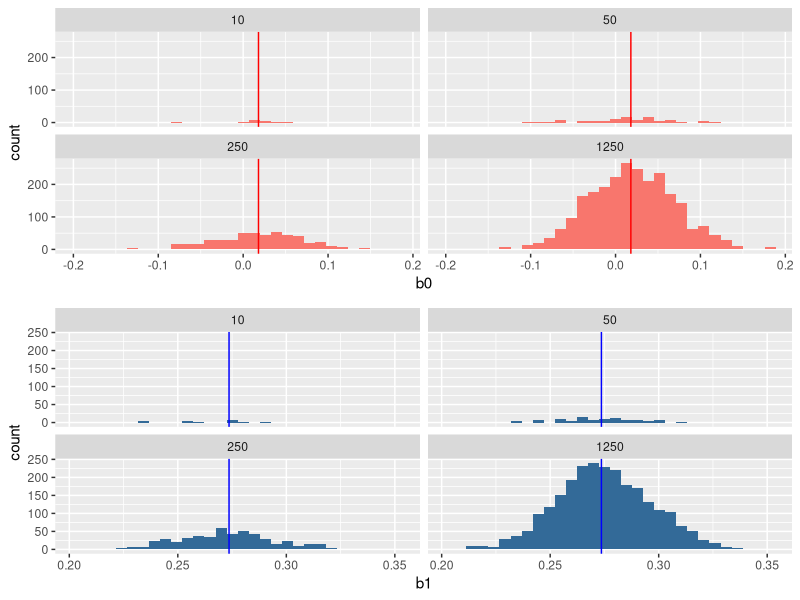

Write R code to recreate this figure.
library(ggplot2)
library(dplyr)
library(gridExtra)


df <- read.csv('data/2.csv')
df$X.1 <- NULL



get_sample <- function(df, sample_size){
  sample_n(df, sample_size)
}

bs = data.frame(b0 = numeric(), b1=numeric(), var=numeric(), iter_count = numeric())
iter_count <- 10
iter_count_multiplier <- 5
sample_size <- 300 
for (j in 1:4) {
  for (i in 1:iter_count) {
    df_sample <- get_sample(df, sample_size)
    model <- lm(Y~X, df_sample)
    
    b0 <- coef(model)[1]
    b1 <- coef(model)[2]
    
    bs <- rbind(bs, data.frame(b0 = c(b0), b1 = c(b1),mean.X=mean(df_sample$X), mean.Y = mean(df_sample$Y), var=var(df_sample), iter_count = c(iter_count)))
  }
  iter_count <- iter_count*iter_count_multiplier
}

model <- lm(Y~X, df)

b0 <- coef(model)[1]
b1 <- coef(model)[2]

grid.arrange(bs %>% 
               ggplot(aes(b0, fill='r')) + 
               geom_histogram() + 
               geom_vline(xintercept = b0, color='red') +
               facet_wrap(.~iter_count) +
               theme(legend.position = "none"),
             bs %>%
               ggplot(aes(b1, fill=1)) + 
               geom_histogram() + 
               geom_vline(xintercept = b1, color='blue') +
               facet_wrap(.~iter_count) +
               theme(legend.position = "none"))
head(bs)

bs %>% group_by(iter_count) %>% summarise(mean.X = mean(mean.X), mean.Y=mean(mean.Y)  ,var.X = mean(var.X), var.Y=mean(var.Y))
var(df)
df %>% summarise(mean.X = mean(X), mean.Y=mean(Y))
